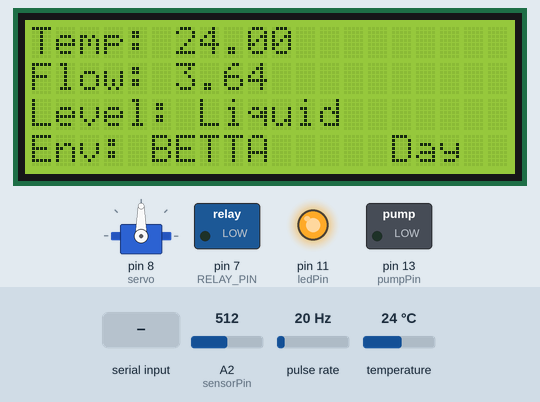
Recording of a sketch running on a simulated Arduino Uno, built with avr-gcc and run on an emulated ATmega328P. On the bench: servo, 20×4 character LCD, switched loads named in the sketch (green lamp = pin HIGH), output pins drawn as LEDs (lit = HIGH). Wiring (inferred from the names in the program): pulse sensor: data pin 2. The inputs (shaded band) are chosen by the test bench; at power-on: temperature 24 °C, pulse rate 20 Hz, A2 (sensorPin) = 512. What the sketch prints to the serial monitor is not drawn.

Above: at 2.4 s.
2.5 s: "g" received over Serial
At 5.0 s:
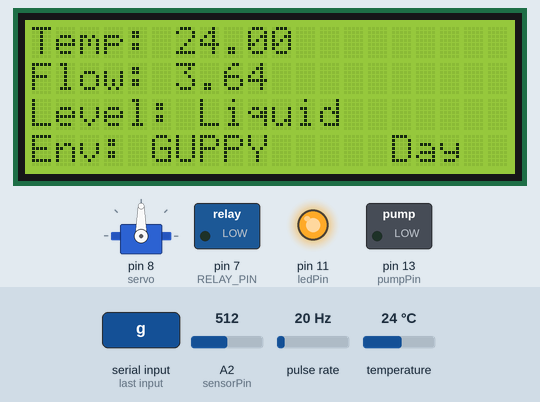
5.3 s: temperature set to 26.1 °C
At 6.8 s:
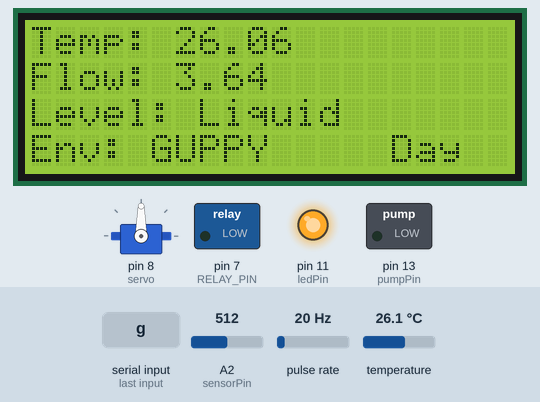
7.3 s: temperature set to 27.6 °C
At 8.3 s:
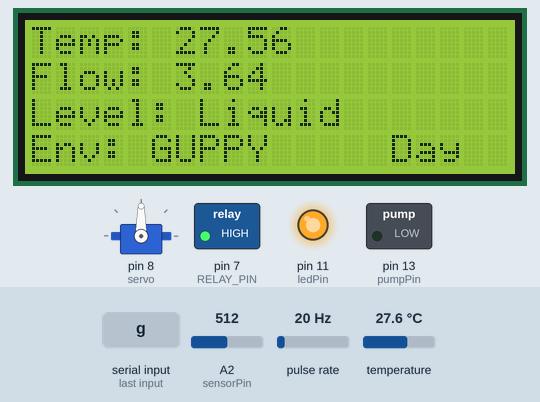
9.3 s: "b" received over Serial
At 11.8 s:
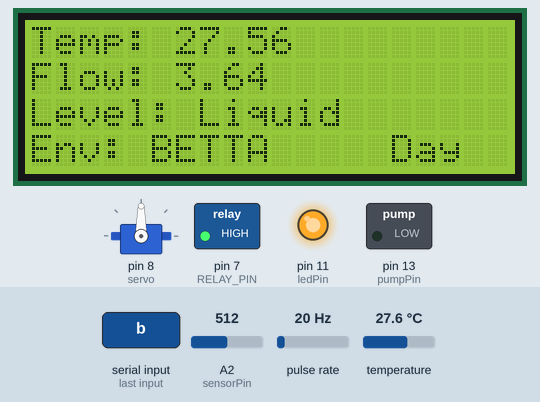
12.3 s: pulse rate (sensor on pin 2) set to 4 Hz
At 16.0 s:
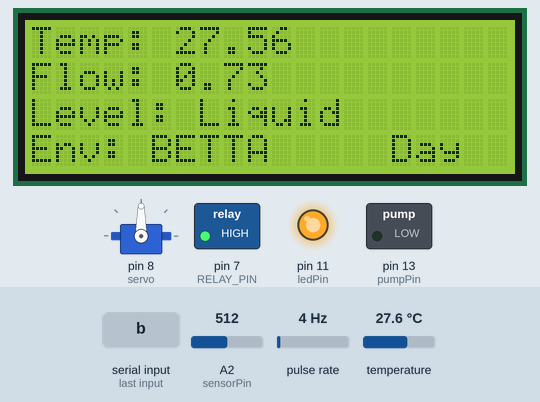
16.3 s: temperature set to 27.1 °C
At 21.0 s:
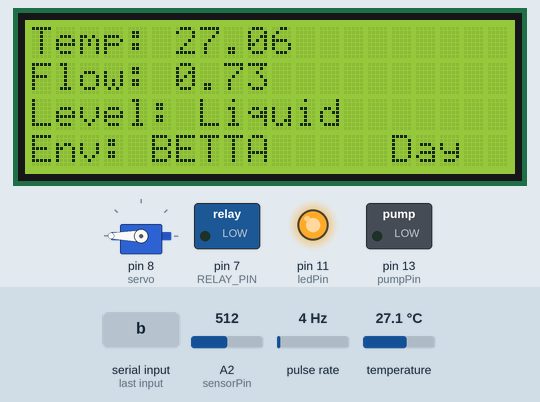
Timing chart, 0 to 33.3 s (numbered marks = the images above; inputs shaded):
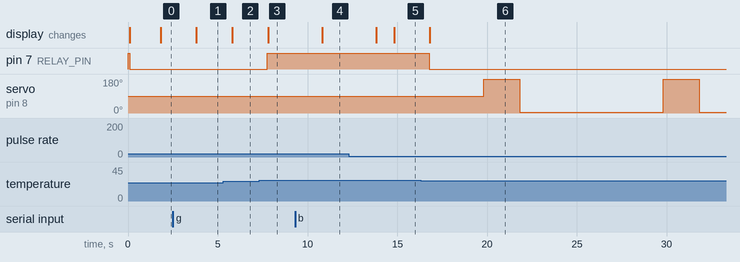

The sketch:

FullProgram.ino
```cpp
// Used Pins
// 2, 4, 7, 8, 11, 12, A2, A4, A5

// Servo
#include <Servo.h> // Servo library
Servo servo; // Servo object, to attach to a Pin later

// Flow sensor
int flowPin = 2; // Attach flow sensor to pin 2
volatile unsigned int count = 0; // Pulse count
double flowRate; // Variable calculated, later in loop(), from the pulses

// Temperature sensor
#include <OneWire.h> // OneWire devices library
#include <DallasTemperature.h> // Temperature sensor library
#define ONE_WIRE_BUS 4 // Attach temperature sensor to pin 4
OneWire oneWire(ONE_WIRE_BUS);
DallasTemperature sensors(&oneWire);
double temperature; // Temperature variable, used later in loop()

// Relay
#define RELAY_PIN 7 // Attach relay to pin 7

// LED strip
const int ledPin = 11; // Attach LED strip to pin 11
bool isDay = true; // Variable to help verify which time of day it should be (to change or not)
unsigned long lastSwitchTime = 0; // Variable to "reset" the time after switching day/night

// Water level sensor
const int sensorPin = A2; // Attach water level sensor to pin 12

// Water pump
const int pumpPin = 13; // Attach water pump to pin 13
volatile unsigned int pumpCount = 0;

// LCD
#include <LiquidCrystal_I2C.h>
#include <Wire.h>
LiquidCrystal_I2C lcd(0x27,  20, 4);

// Times
unsigned long lastFeedTime = 0; // Variable to "reset" the time after feeding time

unsigned long lastFlowTime = 0; // Variable to "reset" the time after water flow reading
const unsigned long flowInterval = 1000; // 1 second interval between readings

unsigned long lastTempTime = 0; // Variable to "reset" the time after temperature reading
const unsigned long tempInterval = 1000; // 1 second interval between readings

unsigned long lastLevelTime = 0; // Variable to "reset" the time after water level reading
const unsigned long levelInterval = 1000; // 1 second interval between readings

unsigned long lastPlotterTime = 0; // Variable to "reset" the time after serial plotter code block

unsigned long LastLcdTime = 0; // Variable to "reset" the time after updating the LCD
const unsigned long LcdInterval = 1000; // 1 second interval between LCD updates


// Different environments setup
enum Environment {
  BETTA,
  GUPPY,
  // More environments can be added later
};
Environment currentEnv = BETTA;  // Default environment

struct AquariumSettings {
  float minTemp;
  float maxTemp;
  unsigned long dayDuration;
  unsigned long nightDuration;
  unsigned long feedInterval;
  int dayBrightness;
  int nightBrightness;
};

const AquariumSettings* settings;

const AquariumSettings betta = {
  27.5, 28.5,                  // Temperature range (°C) (around 28)
  50400000UL, 36000000UL,      // 14h day / 10h night
  10000UL,                  // Feed every 24h
  255, 0,                      // Light ON / OFF
};

const AquariumSettings guppy = {
  26.0, 27.0,                  // Temperature range (°C) (around 26.5)
  43200000UL, 43200000UL,      // 12h day / 12h night
  86400000UL,                  // Feed every 24h
  255, 0,                      // Light ON / OFF
};

void setEnvironment(Environment env) {
  currentEnv = env;

  switch (env) {
    case BETTA: // Check if current environment is betta
      settings = &betta; // Settings points to betta configuration
      Serial.println("Environment: Betta"); // Terminal message when switching environment
      break; // Exit after executing branch

    case GUPPY: // Check if current environment is guppy
      settings = &guppy; // Settings points to guppy configuration
      Serial.println("Environment: Guppy"); // Terminal message when switching environment
      break; // Exit after executing branch
  }

  isDay = true; // Initialize environment in daytime state
  analogWrite(ledPin, settings->dayBrightness); // Set LED strip to daytime setting

  lastSwitchTime = millis(); // "Reset" day/night cycle timer
  lastFeedTime = millis(); // "Reset" feeder timer

  delay(10); // Brief stabilization after switch
}


// Flow interrupt
void Flow() {  // Interrupt occurs
  count++;     // Increase count by 1
}


void setup() {
  Serial.begin(9600); // Data rate set to 9600 bits per second

  // Set default enviroment
  setEnvironment(BETTA); // Default initial environment when the program starts

  // Servo
  servo.attach(8); // Attach the servo to pin 8

  // Flow sensor
  pinMode(flowPin, INPUT_PULLUP); // Set the flow sensor's pin as an input pin
  attachInterrupt(digitalPinToInterrupt(flowPin), Flow, RISING); // Sets interrupt so that every pulse on flowPin calls the Flow function

  // Temperature sensor
  sensors.begin(); // Initalizes communication with the sensor

  // Relay
  pinMode(RELAY_PIN, OUTPUT); // Set the relay pin as an output pin
  digitalWrite(RELAY_PIN, HIGH); // Initialize with the relay OFF

  // LED strip
  pinMode(ledPin, OUTPUT); // Set the LED pin as an output pin
  lastSwitchTime = millis(); // Define the variable as the time that has passed since the program was initialized

  // Water level sensor
  pinMode(sensorPin, INPUT_PULLUP); // Set the water level sensor pin as an input pin

  // Water pump
  pinMode(pumpPin, OUTPUT); // Set the water pump pin as an output pin
  digitalWrite(pumpPin, LOW); // Initialize with pump OFF

  // LCD
  lcd.init();
  lcd.backlight();
}


void loop() {
  unsigned long currentMillis = millis(); // currentMillis is assigned the current running time

  // Environment switching
  if (Serial.available() > 0) {
    char cmd = Serial.read();

    switch (cmd) {
      case 'g':
      case 'G':
        if (currentEnv == GUPPY) {
          Serial.println("Guppy Environment Already Applied");
        } else {
          setEnvironment(GUPPY);
        }
        break;

      case 'b':
      case 'B':
        if (currentEnv == BETTA) {
          Serial.println("Betta Environment Already Applied");
        } else {
          setEnvironment(BETTA);
        }
        break;

      default:
        Serial.println("Unknown command");
        break;
    }
  }

  // Feeder servo
  static unsigned long feedStopTime = 0; // Variable to stop the servo after feeding
  static bool feeding = false; // Variable to verify the servo state and if it should change

  if (!feeding && currentMillis - lastFeedTime >= settings->feedInterval) { // Non-blocking times
    lastFeedTime = currentMillis; // "Reset" times for next loop's verifications
    servo.write(180); // Servo to 180 angle
    feeding = true; // Change the servo state
    feedStopTime = currentMillis; // Starts the 2 second count until the servo stops
  }

  if (feeding && currentMillis - feedStopTime >= 2000) { // Non-blocking times
    servo.write(5); // Servo to 5 angle
    feeding = false; // Change the servo state
  }

  // Flow sensor
  if (currentMillis - lastFlowTime >= flowInterval) { // Non-blocking times
    lastFlowTime = currentMillis; // "Reset" times for next loop's verifications

    noInterrupts(); // Disable interrupts (Flow() will stop)
    unsigned int pulses = count; // Take pulse counter
    count = 0; // Reset pulse counter
    interrupts(); // Re-enable interrupts

    flowRate = pulses / 5.5;  // Turn the pulse count to flow rate in L/min

    Serial.print("Flow rate: "); // Print result
    Serial.print(flowRate, 2);   // to the
    Serial.println(" L/min");    // terminal
  }

  // Temperature sensor
  if (currentMillis - lastTempTime >= tempInterval) { // Non-blocking times
    lastTempTime = currentMillis; // "Reset" times for next loop's verifications

    sensors.requestTemperatures(); // Get temperature measurement at this moment
    temperature = sensors.getTempCByIndex(0); // Get temperature at Celsius

    Serial.print("Temperature: "); // Print
    Serial.print(temperature);     // to the
    Serial.println(" C");          // terminal
  }

  // Relay (heater)
  static bool heaterOn = false; // Set relay-heater state

  if (!heaterOn && temperature <= settings->minTemp) { // Check state and temperature
    digitalWrite(RELAY_PIN, LOW); // Relay ON
    heaterOn = true; // Set relay-heater state as ON for next loop's verification
  }
  else if (heaterOn && temperature >= settings->maxTemp) { // Check state and temperature
    digitalWrite(RELAY_PIN, HIGH); // Relay OFF
    heaterOn = false; // Set relay-heater state as OFF for next loop's verifications
  }

  // LED strip
  if (isDay && currentMillis - lastSwitchTime >= settings->dayDuration) { // Check state and times
    isDay = false; // Set to night state
    lastSwitchTime = currentMillis; // "Reset" times for next loop's verification
    analogWrite(ledPin, settings->nightBrightness); // Set LED strip to set night brightness
  }
  else if (!isDay && currentMillis - lastSwitchTime >= settings->nightDuration) { // Check state and times
    isDay = true; // Set to day state
    lastSwitchTime = currentMillis; // "Reset" times for next loop's verification
    analogWrite(ledPin, settings->dayBrightness); // Set LED strip to set day brightness
  }

  // Water level sensor
  int sensorState = analogRead(sensorPin); // Check pin state (0-1023)
  int levelDisplay = 0;

  if(currentMillis - lastLevelTime >= levelInterval){ // Non-blocking times
    lastLevelTime = currentMillis; // "Reset" times for next loop's verification
    if (sensorState > 800) { // Liquid detected
    Serial.println("Status: [ LIQUID DETECTED ]"); // Terminal message
    levelDisplay = 1;

  } else { // No liquid detected
    Serial.println("Status: No liquid..."); // Terminal message
    levelDisplay = 0;
    }
  }

  // Water pump
  static bool pumpOn = false; // Set pump state
  static unsigned long oneSecondAgo = 0;  // Variable to help count the seconds

  if (currentMillis - oneSecondAgo >= 1000) { // 1 second non-blocking time
    oneSecondAgo = currentMillis; // Attach the current time to oneSecondAgo
    pumpCount++; // Seconds time counter
  }

  if (!pumpOn && pumpCount >= 360) { // Non-blocking times
    digitalWrite(pumpPin, HIGH); // Start pump
    pumpOn = true; // Change pump state
    pumpCount = 0;  // Reset pumpCount for next loops
  }

  if (pumpOn && pumpCount >= 60) { // Non-blocking times
    digitalWrite(pumpPin, LOW); // Stop pump
    pumpOn = false; // Change pump state
    pumpCount = 0;  // Reset pumpCount for next loops
  }

  // LCD
  if (currentMillis - LastLcdTime >= LcdInterval) {
    lcd.setCursor(0,0);
    lcd.print("Temp: ");
    lcd.print(temperature);

    lcd.setCursor(0,1);
    lcd.print("Flow: ");
    lcd.print(flowRate);

    lcd.setCursor(0,2);
    lcd.print("Level: ");
    if (levelDisplay = 1) {
      lcd.print("Liquid");
    } else {
      lcd.print("No Liquid");
    }

    lcd.setCursor(0,3);
    lcd.print("Env: ");
    if (currentEnv == BETTA) {
      lcd.print("BETTA");
    } else if (currentEnv == GUPPY) {
      lcd.print("GUPPY");
    }

    lcd.setCursor(15,3);
    if (isDay = true) {
      lcd.print("Day");
    } else {
      lcd.print("Night");
    }
    LastLcdTime = currentMillis;

  }

}


  
```

Measured:
- the behaviour switches between 26.9 and 27 °C on temperature (found by bisection; images 2 and 3)
- the behaviour switches between 27.6 and 27.5 °C on temperature (found by bisection; images 5 and 6)
- after the input at 2.5 s, the display: changes after 1.3 s (image 1)
- after the input at 5.3 s, the display: changes after 0.51 s (image 2)
- after the input at 7.3 s, pin 7 (RELAY_PIN): LOW → HIGH after 0.47 s; the display: changes after 0.51 s (image 3)
- after the input at 9.3 s, the display: changes after 1.5 s (image 4)
- after the input at 12.3 s, the display: first changes after 1.5 s (image 5 shows a later state)
- after the input at 16.3 s, pin 7 (RELAY_PIN): HIGH → LOW after 0.47 s; the display: changes after 0.51 s (image 6)
